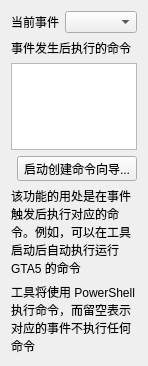
         <widget class="QWidget" name="scrollAreaWidgetContents_16">
          <property name="geometry">
           <rect>
            <x>0</x>
            <y>0</y>
            <width>116</width>
            <height>366</height>
           </rect>
          </property>
          <layout class="QVBoxLayout" name="verticalLayout_51">
           <item>
            <layout class="QHBoxLayout" name="horizontalLayout_14">
             <item>
              <widget class="QLabel" name="label_43">
               <property name="sizePolicy">
                <sizepolicy hsizetype="Maximum" vsizetype="Preferred">
                 <horstretch>0</horstretch>
                 <verstretch>0</verstretch>
                </sizepolicy>
               </property>
               <property name="text">
                <string>当前事件</string>
               </property>
              </widget>
             </item>
             <item>
              <widget class="QComboBox" name="cbEventCmd"/>
             </item>
            </layout>
           </item>
           <item>
            <widget class="QLabel" name="label_59">
             <property name="text">
              <string>事件发生后执行的命令</string>
             </property>
            </widget>
           </item>
           <item>
            <widget class="QPlainTextEdit" name="teEventCmd"/>
           </item>
           <item>
            <layout class="QHBoxLayout" name="horizontalLayout_13">
             <property name="topMargin">
              <number>0</number>
             </property>
             <item>
              <spacer name="horizontalSpacer_3">
               <property name="orientation">
                <enum>Qt::Orientation::Horizontal</enum>
               </property>
               <property name="sizeHint" stdset="0">
                <size>
                 <width>40</width>
                 <height>20</height>
                </size>
               </property>
              </spacer>
             </item>
             <item>
              <widget class="QToolButton" name="tbEventCmdWizard">
               <property name="text">
                <string>启动创建命令向导...</string>
               </property>
              </widget>
             </item>
            </layout>
           </item>
           <item>
            <widget class="QLabel" name="label_63">
             <property name="text">
              <string>该功能的用处是在事件触发后执行对应的命令。例如，可以在工具启动后自动执行运行 GTA5 的命令</string>
             </property>
             <property name="wordWrap">
              <bool>true</bool>
             </property>
            </widget>
           </item>
           <item>
            <widget class="QLabel" name="label_64">
             <property name="text">
              <string>工具将使用 PowerShell 执行命令，而留空表示对应的事件不执行任何命令</string>
             </property>
             <property name="wordWrap">
              <bool>true</bool>
             </property>
            </widget>
           </item>
          </layout>
         </widget>
